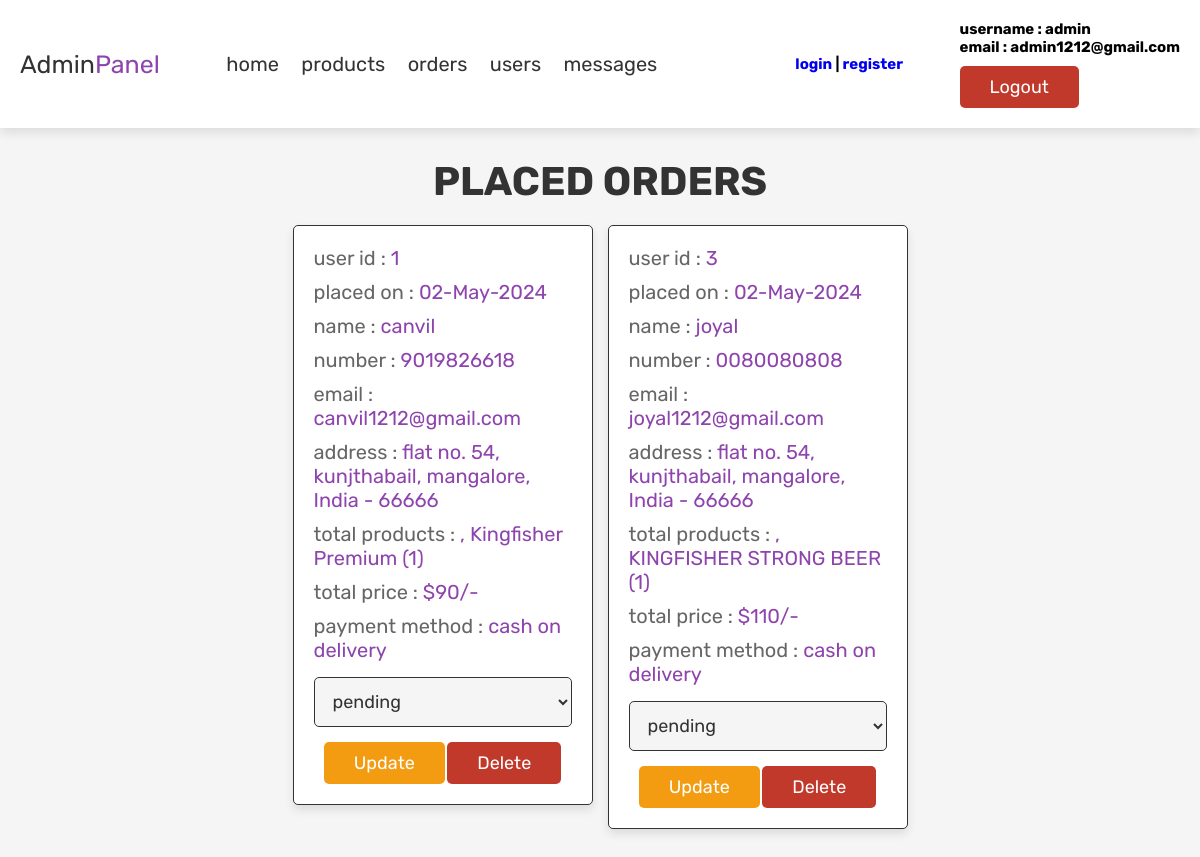
Screenshot of /admin_orders.php (signed in) with the database file from the repository.
### tables this page shows
CREATE TABLE `orders` (
  `id` int(100) NOT NULL,
  `user_id` int(100) NOT NULL,
  `name` varchar(100) NOT NULL,
  `number` varchar(12) NOT NULL,
  `email` varchar(100) NOT NULL,
  `method` varchar(50) NOT NULL,
  `address` varchar(500) NOT NULL,
  `total_products` varchar(1000) NOT NULL,
  `total_price` int(100) NOT NULL,
  `placed_on` varchar(50) NOT NULL,
  `payment_status` varchar(20) NOT NULL DEFAULT 'pending'
);

### admin_orders.php (the view, shortened to what this page needs)
<?php
include 'config.php';
?>
<!DOCTYPE html>
<html lang="en">
<head>
   <link rel="stylesheet" href="css/admin_style.css">
</head>
<body>
<?php include 'admin_header.php'; ?>
<section class="orders">
   <h1 class="title">placed orders</h1>
   <div class="box-container">
      <?php
      $select_orders = mysqli_query($conn, "SELECT * FROM `orders`") or die('query failed');
      if(mysqli_num_rows($select_orders) > 0){
         while($fetch_orders = mysqli_fetch_assoc($select_orders)){
      ?>
      <div class="box">
         <p> user id : <span><?php echo $fetch_orders['user_id']; ?></span> </p>
         <p> placed on : <span><?php echo $fetch_orders['placed_on']; ?></span> </p>
         <p> name : <span><?php echo $fetch_orders['name']; ?></span> </p>
         <p> number : <span><?php echo $fetch_orders['number']; ?></span> </p>
         <p> email : <span><?php echo $fetch_orders['email']; ?></span> </p>
         <p> address : <span><?php echo $fetch_orders['address']; ?></span> </p>
         <p> total products : <span><?php echo $fetch_orders['total_products']; ?></span> </p>
         <p> total price : <span>$<?php echo $fetch_orders['total_price']; ?>/-</span> </p>
         <p> payment method : <span><?php echo $fetch_orders['method']; ?></span> </p>
         <form action="" method="post">
            <select name="update_payment">
               <option value="" selected disabled><?php echo $fetch_orders['payment_status']; ?></option>
            </select>
            <input type="submit" value="update" name="update_order" class="option-btn">
            <a href="admin_orders.php?delete=<?php echo $fetch_orders['id']; ?>" onclick="return confirm('delete this order?');" class="delete-btn">delete</a>
         </form>
      </div>
      <?php
         }
      }else{
         echo '<p class="empty">no orders placed yet!</p>';
      }
      ?>
   </div>
</section>
</body>
</html>

### css/admin_style.css (style rules this page uses)
:root { --purple:#8e44ad; --red:#c0392b; --orange:#f39c12; --black:#333; --white:#fff; --light-color:#666; --light-white:#ccc; --light-bg:#f5f5f5; --border:.1rem solid var(--black); --box-shadow:0 .5rem 1rem rgba(0,0,0,.1); }
* { font-family: 'Rubik', sans-serif; margin:0; padding:0; box-sizing: border-box; outline: none; border:none; text-decoration: none; transition:all .2s linear; }
html { font-size: 62.5%; overflow-x: hidden; }
body { background-color: var(--light-bg); }
section { padding:3rem 2rem; }
.title { text-align: center; margin-bottom: 2rem; text-transform: uppercase; color:var(--black); font-size: 4rem; }
.btn, .option-btn, .delete-btn, .white-btn { display: inline-block; margin-top: 1rem; padding:1rem 3rem; cursor: pointer; color:var(--white); font-size: 1.8rem; border-radius: .5rem; text-transform: capitalize; }
.option-btn { background-color: var(--orange); }
.delete-btn { background-color: var(--red); }
.orders .box-container { display: grid; grid-template-columns: repeat(auto-fit, 30rem); justify-content: center; gap:1.5rem; max-width: 1200px; margin:0 auto; align-items: flex-start; }
.orders .box-container .box { background-color: var(--white); padding:2rem; border:var(--border); box-shadow: var(--box-shadow); border-radius: .5rem; }
.orders .box-container .box p { padding-bottom: 1rem; font-size: 2rem; color:var(--light-color); }
.orders .box-container .box p span { color:var(--purple); }
.orders .box-container .box form { text-align: center; }
.orders .box-container .box form select { border-radius: .5rem; margin:.5rem 0; width: 100%; background-color: var(--light-bg); border:var(--border); padding:1.2rem 1.4rem; font-size: 1.8rem; color:var(--black); }

### rows the page displays
orders: user "1", placed_on "02-May-2024", name "canvil", number "9019826618", email "canvil1212@gmail.com", address "flat no. 54, kunjthabail, mangalore, India - 66666", total_products ", Kingfisher Premium (1)", total_price "90", method "cash on delivery", update_payment "pending"
orders: user "3", placed_on "02-May-2024", name "joyal", number "0080080808", email "joyal1212@gmail.com", address "flat no. 54, kunjthabail, mangalore, India - 66666", total_products ", KINGFISHER STRONG BEER (1)", total_price "110", method "cash on delivery", update_payment "pending"

### other values shown
$_SESSION['admin_name'] "admin"
$_SESSION['admin_email'] "admin1212@gmail.com"
